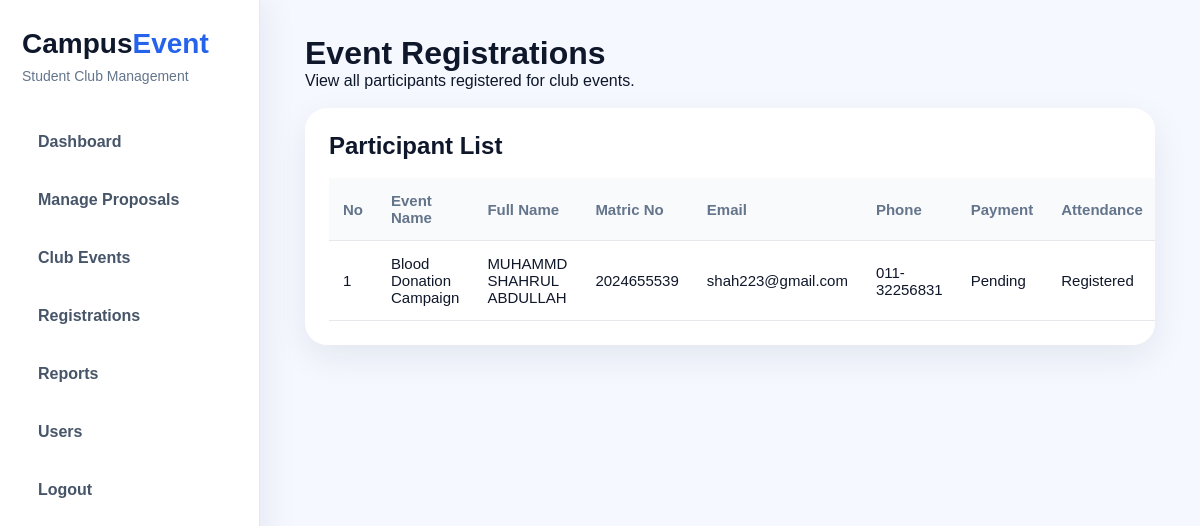
/registrations.php (signed in), run on the app's committed database.
### tables this page shows
CREATE TABLE `registrations` (
  `registration_id` int(11) NOT NULL,
  `event_id` int(11) DEFAULT NULL,
  `user_id` int(11) DEFAULT NULL,
  `full_name` varchar(100) NOT NULL,
  `matric_no` varchar(20) NOT NULL,
  `email` varchar(100) NOT NULL,
  `phone` varchar(20) DEFAULT NULL,
  `payment_status` enum('Pending','Paid') DEFAULT 'Pending',
  `register_date` datetime DEFAULT current_timestamp(),
  `attendance_status` enum('Registered','Attended','Absent') DEFAULT 'Registered'
);

CREATE TABLE `events` (
  `event_id` int(11) NOT NULL,
  `proposal_id` int(11) DEFAULT NULL,
  `event_name` varchar(150) NOT NULL,
  `event_date` date NOT NULL,
  `event_time` time NOT NULL,
  `location` varchar(150) NOT NULL,
  `description` text DEFAULT NULL,
  `budget` decimal(10,2) DEFAULT NULL,
  `status` enum('Upcoming','Completed','Cancelled') DEFAULT 'Upcoming',
  `created_at` timestamp NOT NULL DEFAULT current_timestamp()
);

### registrations.php (the view, shortened to what this page needs)
<?php
include 'includes/db.php';
$registrations = mysqli_query($conn, "
SELECT registrations.*, events.event_name
FROM registrations
JOIN events ON registrations.event_id = events.event_id
ORDER BY registrations.registration_id DESC
");
?>
<!DOCTYPE html>
<html>
<head>
    <link rel="stylesheet" href="assets/css/style.css?v=3">
</head>
<body>
    <?php include 'includes/sidebar.php'; ?>
    <div class="main">
        <h1>Event Registrations</h1>
        <p>View all participants registered for club events.</p>
        <br>
        <div class="card">
            <h2>Participant List</h2>
            <br>
            <table>
                <tr>
                    <th>No</th>
                    <th>Event Name</th>
                    <th>Full Name</th>
                    <th>Matric No</th>
                    <th>Email</th>
                    <th>Phone</th>
                    <th>Payment</th>
                    <th>Attendance</th>
                </tr>
                <?php
                $no = 1;
                if (mysqli_num_rows($registrations) > 0) {
                    while ($row = mysqli_fetch_assoc($registrations)) {
                        ?>
                        <tr>
                            <td><?php echo $no++; ?></td>
                            <td><?php echo $row['event_name']; ?></td>
                            <td><?php echo $row['full_name']; ?></td>
                            <td><?php echo $row['matric_no']; ?></td>
                            <td><?php echo $row['email']; ?></td>
                            <td><?php echo $row['phone']; ?></td>
                            <td><?php echo $row['payment_status']; ?></td>
                            <td><?php echo $row['attendance_status']; ?></td>
                        </tr>
                        <?php
                    }
                } else {
                    ?>
                    <tr>
                        <td colspan="8">No registration record found.</td>
                    </tr>
                <?php } ?>
            </table>
        </div>
    </div>
</body>
</html>

### assets/css/style.css (style rules this page uses)
* { margin: 0; padding: 0; box-sizing: border-box; font-family: Arial, sans-serif; }
body { background: #f5f8ff; color: #0f172a; }
.main { margin-left: 260px; padding: 35px 45px; }
.card, .table-card { background: white; padding: 24px; border-radius: 22px; box-shadow: 0 12px 35px rgba(15, 23, 42, 0.08); overflow-x: auto; }
table { width: 100%; border-collapse: collapse; }
th, td { padding: 14px; border-bottom: 1px solid #e5e7eb; text-align: left; font-size: 15px; }
th { background: #f8fafc; color: #64748b; }

### data on the page
registrations: event.event_name "Blood Donation Campaign", full_name "MUHAMMD SHAHRUL ABDULLAH", matric_no "2024655539", email "shah223@gmail.com", phone "011-32256831", payment_status "Pending", attendance_status "Registered"
